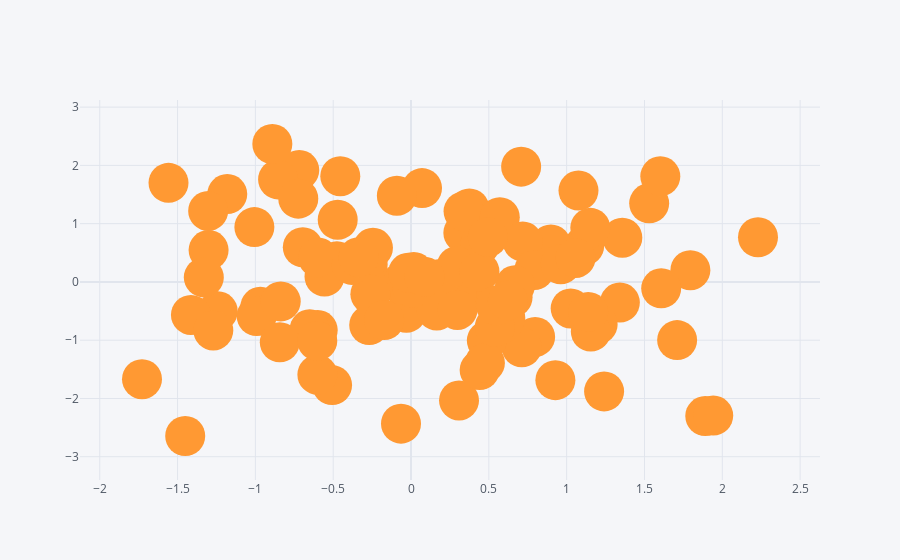

Write notebook code for a chart like this one.
### Code cell
data.iplot(x='A',y='D',mode='markers',size=40)
